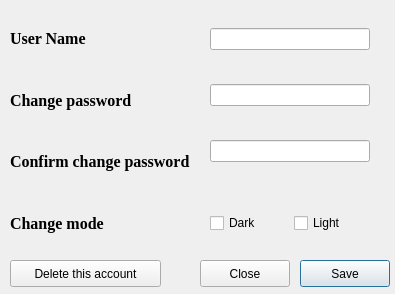
<?xml version="1.0" encoding="UTF-8"?>
<ui version="4.0">
 <class>settingwindow</class>
 <widget class="QDialog" name="settingwindow">
  <property name="geometry">
   <rect>
    <x>0</x>
    <y>0</y>
    <width>395</width>
    <height>294</height>
   </rect>
  </property>
  <property name="windowTitle">
   <string>Dialog</string>
  </property>
  <widget class="QPushButton" name="pushButton_Save">
   <property name="geometry">
    <rect>
     <x>300</x>
     <y>260</y>
     <width>90</width>
     <height>27</height>
    </rect>
   </property>
   <property name="text">
    <string>Save</string>
   </property>
  </widget>
  <widget class="QPushButton" name="pushButton_Close">
   <property name="geometry">
    <rect>
     <x>200</x>
     <y>260</y>
     <width>90</width>
     <height>27</height>
    </rect>
   </property>
   <property name="text">
    <string>Close</string>
   </property>
  </widget>
  <widget class="QPushButton" name="pushButton">
   <property name="geometry">
    <rect>
     <x>10</x>
     <y>260</y>
     <width>151</width>
     <height>27</height>
    </rect>
   </property>
   <property name="text">
    <string>Delete this account</string>
   </property>
  </widget>
  <widget class="QWidget" name="verticalLayoutWidget">
   <property name="geometry">
    <rect>
     <x>10</x>
     <y>10</y>
     <width>191</width>
     <height>241</height>
    </rect>
   </property>
   <layout class="QVBoxLayout" name="verticalLayout">
    <item>
     <widget class="QLabel" name="label_Username">
      <property name="font">
       <font>
        <family>Times New Roman</family>
        <pointsize>12</pointsize>
        <italic>false</italic>
        <bold>true</bold>
       </font>
      </property>
      <property name="text">
       <string>User Name</string>
      </property>
     </widget>
    </item>
    <item>
     <widget class="QLabel" name="label_ChangePassword">
      <property name="font">
       <font>
        <family>Times New Roman</family>
        <pointsize>12</pointsize>
        <bold>true</bold>
       </font>
      </property>
      <property name="text">
       <string>Change password</string>
      </property>
     </widget>
    </item>
    <item>
     <widget class="QLabel" name="label_ConfirmPassword">
      <property name="font">
       <font>
        <family>Times New Roman</family>
        <pointsize>12</pointsize>
        <bold>true</bold>
       </font>
      </property>
      <property name="text">
       <string>Confirm change password</string>
      </property>
     </widget>
    </item>
    <item>
     <widget class="QLabel" name="label_ChangeMode">
      <property name="font">
       <font>
        <family>Times New Roman</family>
        <pointsize>12</pointsize>
        <bold>true</bold>
       </font>
      </property>
      <property name="text">
       <string>Change mode</string>
      </property>
     </widget>
    </item>
   </layout>
  </widget>
  <widget class="QWidget" name="verticalLayoutWidget_2">
   <property name="geometry">
    <rect>
     <x>210</x>
     <y>0</y>
     <width>160</width>
     <height>191</height>
    </rect>
   </property>
   <layout class="QVBoxLayout" name="verticalLayout_2">
    <item>
     <widget class="QLineEdit" name="lineEdit_UserName"/>
    </item>
    <item>
     <widget class="QLineEdit" name="lineEdit_ChangePassword"/>
    </item>
    <item>
     <widget class="QLineEdit" name="lineEdit_ConfirmPassword"/>
    </item>
   </layout>
  </widget>
  <widget class="QWidget" name="horizontalLayoutWidget">
   <property name="geometry">
    <rect>
     <x>210</x>
     <y>210</y>
     <width>161</width>
     <height>27</height>
    </rect>
   </property>
   <layout class="QHBoxLayout" name="horizontalLayout">
    <item>
     <widget class="QCheckBox" name="checkBox_Dark">
      <property name="text">
       <string>Dark</string>
      </property>
     </widget>
    </item>
    <item>
     <widget class="QCheckBox" name="checkBox_Light">
      <property name="text">
       <string>Light</string>
      </property>
     </widget>
    </item>
   </layout>
  </widget>
 </widget>
 <resources/>
 <connections/>
</ui>
